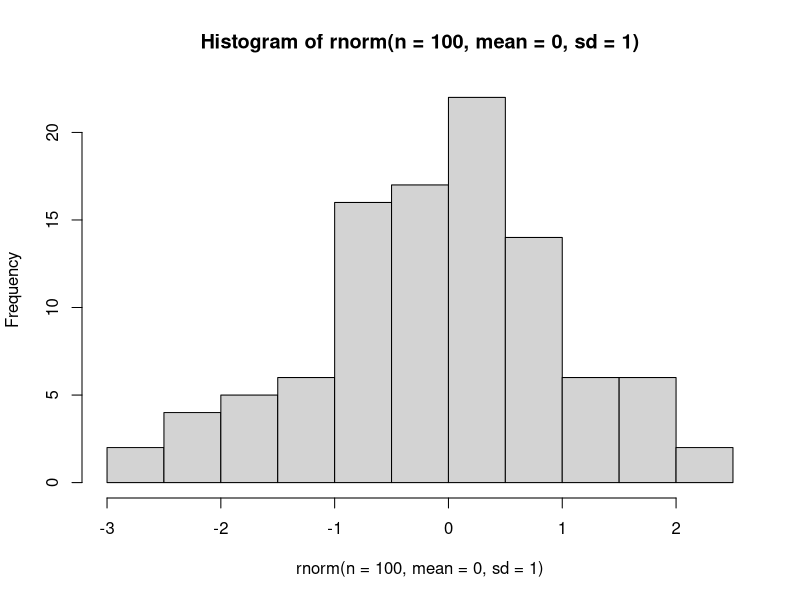

Source code (R): (Note: this script raises an error after producing the figure.)
## ---- chunk 1
rnorm(n = 100, mean = 0, sd = 1) |>
  hist()
## ---- chunk 2
5 + 5
3 / 5
## ---- chunk 3
# Everything after `#` is a comment
5 + 5
## ---- chunk 4
5 == 5 # is equal
5 != 5 # is not equal
TRUE | FALSE # | = OR
T & F # & = AND
# TRUE and FALSE can be abbreviated to T and F but not recommended.
!TRUE # ! = NOT
2 > 5
5 <= 10
## ---- chunk 5
x <- 5
y = 4
## ---- chunk 6
inflation_uplift <- 1.02
## ---- chunk 7
rnorm(n = 100, mean = 0, sd = 1)
rnorm(100, 0 ,1 )
## ---- chunk 8
rnorm(100, 100, 100)
## ---- chunk 9
ls()
ls
## ---- chunk 10
class(5L)
class(5.0)
## ---- chunk 11
class("5")
class("foo")
## ---- chunk 12
5/3
## ---- chunk 13
"10" > "2"
## ---- chunk 14
school_status <- c("LA Maintained", "Non-LA Maintained")
school_status <- factor(school_status)
## ---- chunk 15
teachers <- c("M1", "M4", "M2")

teachers_factor <- ordered(teachers,
                           levels = c("M1", "M2", "M3", "M4"))

teachers_factor[3] > teachers_factor[2]
## ---- chunk 16
c(10, 20, 30)[3]
## ---- chunk 17
TRUE
T
FALSE
F
## ---- chunk 18
TRUE + TRUE # Implicit
as.numeric(TRUE) # Explicit
as.numeric(FALSE) # Explicit
## ---- chunk 19
"5" + "8"
as.numeric("5") + as.numeric("3")

as.numeric
as.character
as.Date
as.logical
as.
## ---- chunk 20
5 == 2 + 3
## ---- chunk 21
NA == NA
## ---- chunk 22
5 == NA
## ---- chunk 23
wojtek_age <- NA
sam_age <- NA
wojtek_age == sam_age 
## ---- chunk 24
mean(c(1, 2, 3))
## ---- chunk 25
mean(c(1, 2, 3, NA))
## ---- chunk 26
mean(c(1, 2, 3, NA), na.rm = TRUE)
## ---- chunk 27
identical(1, c(1))
## ---- chunk 28
economic_data <- c(1:4) # same as c(1,2,3)
inflation_uplift <- 1.02

economic_data * inflation_uplift # inflation_uplift is a vector of length 1

length(economic_data)
length(inflation_uplift)

yearly_inflation_uplift <- c(1.02, 1.07, 1.20, 1.50)

economic_data * yearly_inflation_uplift
## ---- chunk 29
economic_data * c(1.02, 1000, 2) # Will work but gives warning message

c(1:10) + c(10, 100) # Will works but you should never use it

length(c(1:10))
length(c(10, 100))
## ---- chunk 30
penguins <- palmerpenguins::penguins
## ---- chunk 31

class(penguins) # Type of object

class(penguins$bill_length_mm)

names(penguins) # Names of data.frame

str(penguins) # Structure

summary(penguins)
## ---- chunk 32
install.packages("tidyverse")
## ---- chunk 33
library(tidyverse)
